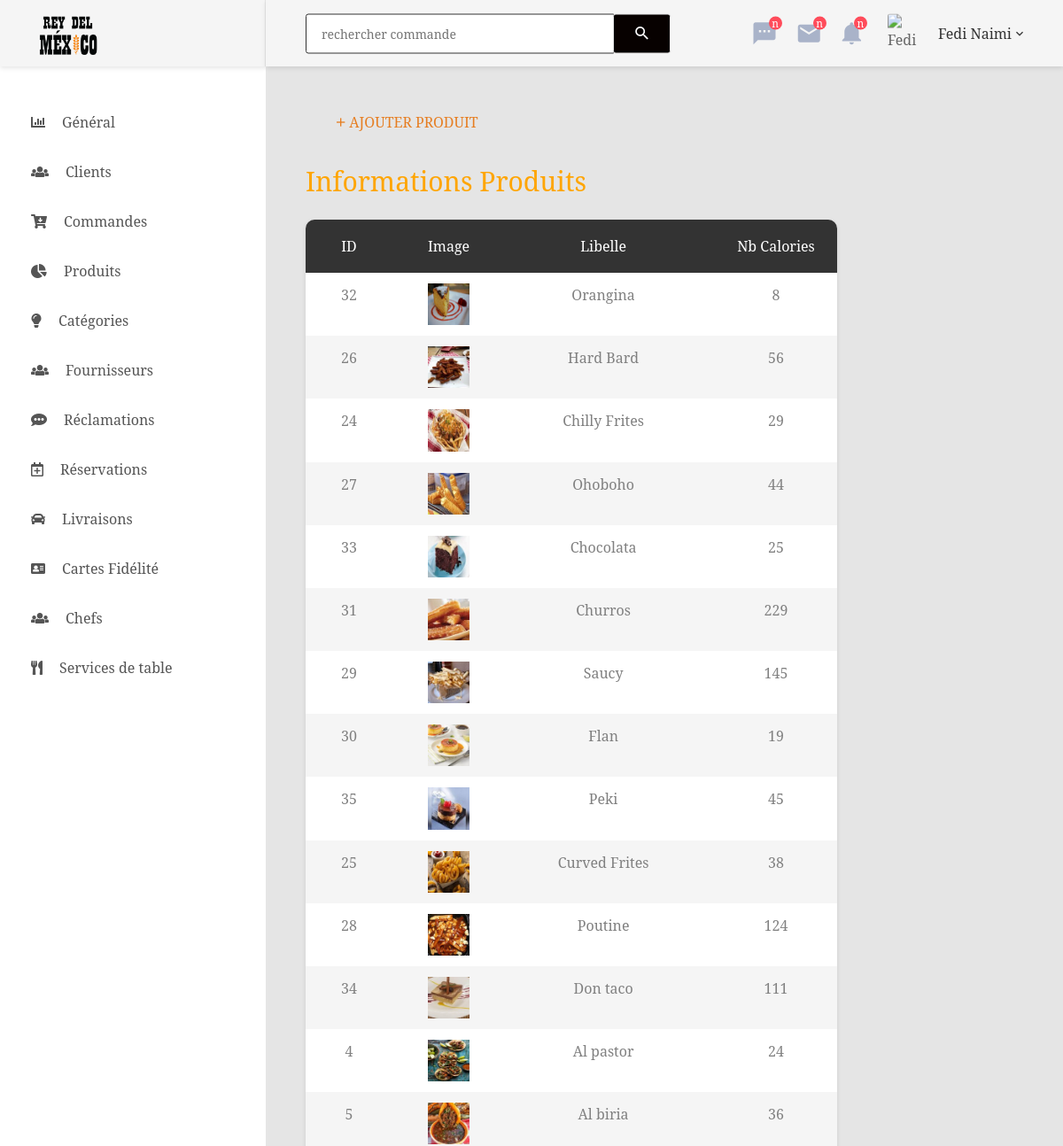
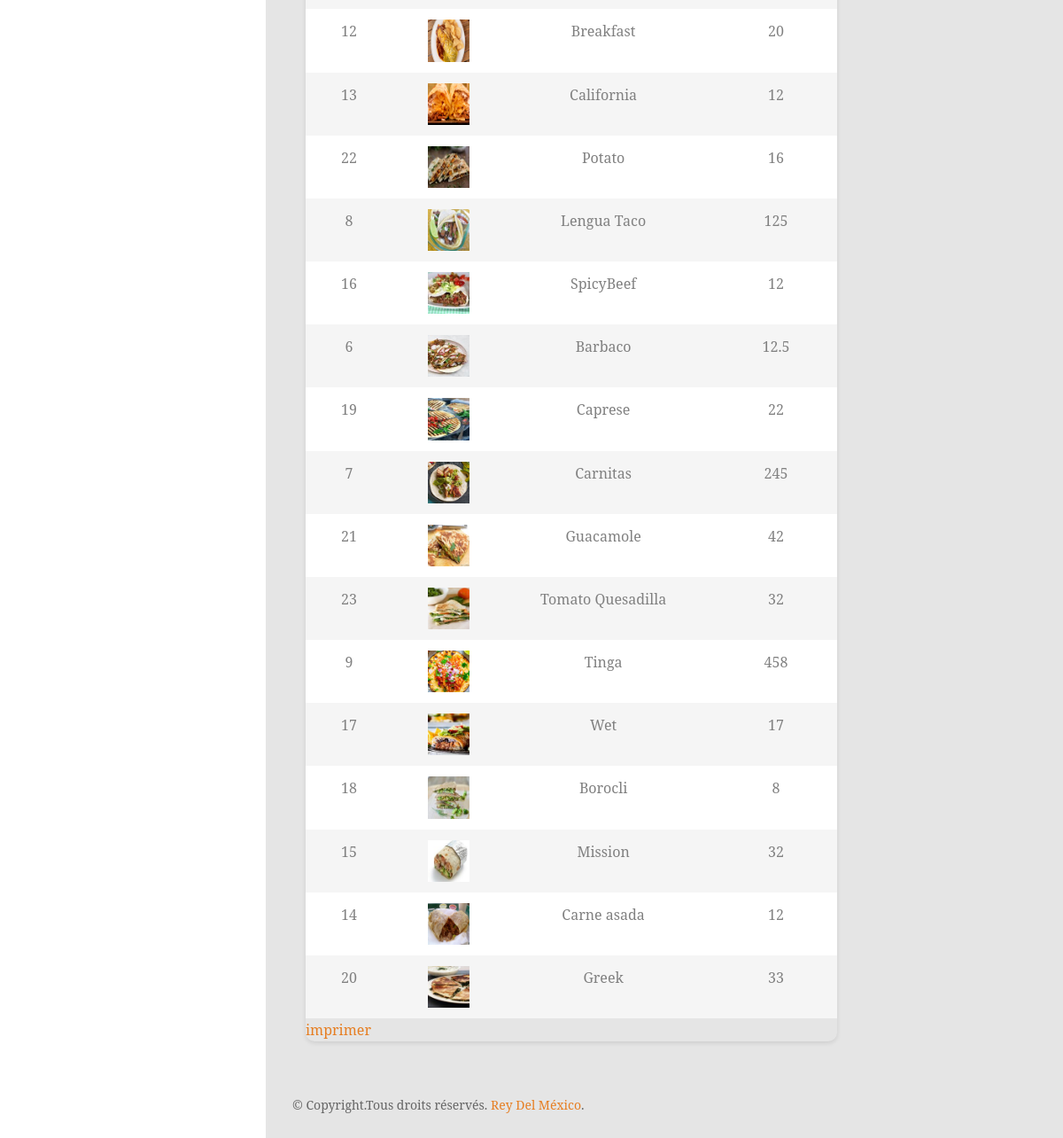
/view/back/showProduit.php, run on the app's committed database (2 pictures, top to bottom).
### tables this page shows
CREATE TABLE `produit` (
  `id` int(11) NOT NULL,
  `libelle` varchar(50) NOT NULL,
  `nb_calories` float NOT NULL,
  `prix` float NOT NULL,
  `description` varchar(500) NOT NULL,
  `categorie` int(11) NOT NULL,
  `fournisseur` int(11) NOT NULL,
  `img` varchar(500) NOT NULL
);

### controller/produitC.php (called while the page is built, shortened)
<?php
class produitC{
    function afficherProduit()
    {
      $sql = " SELECT * FROM produit ORDER BY prix ASC";
      $db = config::getConnexion();
      try {
        $liste= $db->query($sql);
        return $liste;
      } catch(Exception $e) {
          die('Erreur: ' .$e->getMessage());
      }
    }
	}

### view/back/showProduit.php (the view, shortened to what this page needs)
<?PHP
	include "../../controller/produitC.php";
	$produitC = new produitC();
	$listepproduit= $produitC->afficherProduit();
?>
<!DOCTYPE html>
<html lang="en">
<head>
	<link href="css/font-face.css" rel="stylesheet" media="all">
	<link href="vendor/font-awesome-4.7/css/font-awesome.min.css" rel="stylesheet" media="all">
	<link href="vendor/font-awesome-5/css/fontawesome-all.min.css" rel="stylesheet" media="all">
	<link href="vendor/mdi-font/css/material-design-iconic-font.min.css" rel="stylesheet" media="all">
	<link href="vendor/bootstrap-4.1/bootstrap.min.css" rel="stylesheet" media="all">
	<link href="vendor/animsition/animsition.min.css" rel="stylesheet" media="all">
	<link href="vendor/bootstrap-progressbar/bootstrap-progressbar-3.3.4.min.css" rel="stylesheet" media="all">
	<link href="vendor/wow/animate.css" rel="stylesheet" media="all">
	<link href="vendor/css-hamburgers/hamburgers.min.css" rel="stylesheet" media="all">
	<link href="vendor/slick/slick.css" rel="stylesheet" media="all">
	<link href="vendor/select2/select2.min.css" rel="stylesheet" media="all">
	<link href="vendor/perfect-scrollbar/perfect-scrollbar.css" rel="stylesheet" media="all">
	<link href="css/theme.css" rel="stylesheet" media="all">
</head>
<body class="animsition">
    <div class="page-wrapper">
        <aside class="menu-sidebar d-none d-lg-block">
            <div class="logo">
                <a href="#">
                    <img src="images/icon/logo.png" alt="Cool Admin" />
                </a>
            </div>
            <div class="menu-sidebar__content js-scrollbar1">
                <nav class="navbar-sidebar">
                    <ul class="list-unstyled navbar__list">
                        <li class="has-sub">
                            <a class="js-arrow" href="index.html">
                                <i class="fa fa-bar-chart"></i>Général</a>
                        </li>
                        <li>
                            <a href="showClientlient.php">
                                <i class="fas fa-users"></i>Clients</a>
                        </li>
                        <li>
                            <a href="commande.php">
                                <i class="fas fa-cart-arrow-down"></i>Commandes</a>
                        </li>
                        <li>
                            <a href="showProduit.php">
                                <i class="fa fa-pie-chart"></i>Produits</a>
                        </li>
                        <li>
                            <a href="showCategorie.php">
                                <i class="fa fa-lightbulb-o"></i>Catégories</a>
                        </li>
                        <li>
                            <a href="showFournisseur.php">
                                <i class="fas fa-users"></i>Fournisseurs</a>
                        </li>
                        <li>
                            <a href="showReclamation.php">
                                <i class="fas fa-comment-alt"></i>Réclamations</a>
                        </li>
                        <li>
                            <a href="showReservation.php">
                                <i class="far fa-calendar-plus"></i>Réservations</a>
                        </li>
                        <li>
                            <a href="showLivraison.php">
                                <i class="fa fa-automobile" ></i>Livraisons</a>
                        </li>
                        <li>
                            <a href="showCarteFidelite.php">
                                <i class="fa fa-address-card"></i>Cartes Fidélité</a>
                        </li>
                        <li>
                            <a href="showChef.php">
                                <i class="fas fa-users"></i>Chefs</a>
                        </li>
                        <li>
                            <a href="showService.php">
                                <i class="	fas fa-utensils"></i>Services de table</a>
                        </li>
                        <li>
                            <a href="showLocal.php">
                                <i class="fas fa-map-marker-alt"></i>Locaux</a>
                        </li>
                            </ul>
                </nav>
            </div>
        </aside>
		<div class="page-container">
			<header class="header-desktop">
				<div class="section__content section__content--p30">
					<div class="container-fluid">
						<div class="header-wrap">
							<form class="form-header" action="" method="POST">
                            <input class="au-input au-input--xl" type="text" id="myInput" onkeyup="myFunction()" placeholder="rechercher commande" title="type in a name" />
								<button class="au-btn--submit" type="submit">
									<i class="zmdi zmdi-search"></i>
								</button>
							</form>
							<div class="header-button">
                                <div class="noti-wrap">
                                    <div class="noti__item js-item-menu">
                                        <i class="zmdi zmdi-comment-more"></i>
                                        <span class="quantity">n</span>
                                    </div>
                                    <div class="noti__item js-item-menu">
                                        <i class="zmdi zmdi-email"></i>
                                        <span class="quantity">n</span>
                                    </div>
                                    <div class="noti__item js-item-menu">
                                        <i class="zmdi zmdi-notifications"></i>
                                        <span class="quantity">n</span>
                                    </div>
                                </div>
                                <div class="account-wrap">
                                    <div class="account-item clearfix js-item-menu">
                                        <div class="image">
                                            <img src="images/icon/avatar-01.jpg" alt="Fedi Naimi" />
                                        </div>
                                        <div class="content">
                                            <a class="js-acc-btn" href="#">fedi naimi</a>
                                        </div>
                                    </div>
                                </div>
                            </div>
                        </div>
                    </div>
                </div>
            </header>
			<div class="main-content">
				<div class="section__content section__content--p30">
					<div class="container-fluid">
						<div class="row">
                            <div class="col-md-12">
                                <div class="overview-wrap">
                                    <button class="au-btn au-btn-icon au-btn--blue">
                                        <a href="addProduit.php">  <i class="zmdi zmdi-plus text-center"></i>Ajouter Produit </a></button>
                                </div>
                            </div>
                        </div>
						<div class="row">
                            <div class="col-lg-9">
								<br>
                                <h2 class="title-1 m-b-25">Informations Produits</h2>
                                <div class="table-responsive table--no-card m-b-40">
                                    <table id="dataTable" class="table table-borderless table-striped table-earning" >
			<tr>
                                        <thead>
                                            <tr>
                                                <th class="text-center">ID</th>
                                                <th class="text-center">Image</th>
                                                <th class="text-center">Libelle</th>
                                                <th class="text-center">Nb Calories</th>
                                            </tr>
                                        </thead>
                                        <tbody>
                                        <?PHP
foreach($listepproduit as $produit){
?>
<tr>
<td class="text-center"><?PHP echo $produit['id']; ?></td>
<td><img src="../front/assets/img/menu/<?php echo $produit["img"]; ?>" length="25" height="25" alt="image produit "/></td>
<td class="text-center"><?PHP echo $produit['libelle']; ?></td>
<td class="text-center"><?PHP echo $produit['nb_calories']; ?></td>
</tr>
<?PHP
}
?>
                                        </tbody>
                                    </table>
                                    <a href="imprimerProduit.php?id=<?PHP echo $produit['id']; ?>">
 <i class="zmdi zmdi"></i>imprimer</button>
  </a>
                                </div>
                            </div>
						<div class="row">
								<div class="col-md-12">
										<div class="copyright">
												<p>&copy; Copyright.Tous droits réservés. <a href="1.html">Rey Del México</a>.</p>
										</div>
								</div>
						</div>
					</div>
				</div>
			</div>
		</div>
	</div>
</body>
</html>

### data on the page
produit: id "32", img (picture), libelle "Orangina", nb_calories "8"
produit: id "26", img (picture), libelle "Hard Bard", nb_calories "56"
produit: id "24", img (picture), libelle "Chilly Frites", nb_calories "29"
produit: id "27", img (picture), libelle "Ohoboho", nb_calories "44"
produit: id "33", img (picture), libelle "Chocolata", nb_calories "25"
produit: id "31", img (picture), libelle "Churros", nb_calories "229"
produit: id "29", img (picture), libelle "Saucy", nb_calories "145"
produit: id "30", img (picture), libelle "Flan", nb_calories "19"
produit: id "35", img (picture), libelle "Peki", nb_calories "45"
produit: id "25", img (picture), libelle "Curved Frites", nb_calories "38"
produit: id "28", img (picture), libelle "Poutine", nb_calories "124"
produit: id "34", img (picture), libelle "Don taco", nb_calories "111"
produit: id "4", img (picture), libelle "Al pastor", nb_calories "24"
produit: id "5", img (picture), libelle "Al biria", nb_calories "36"
produit: id "12", img (picture), libelle "Breakfast", nb_calories "20"
produit: id "13", img (picture), libelle "California", nb_calories "12"
produit: id "22", img (picture), libelle "Potato", nb_calories "16"
produit: id "8", img (picture), libelle "Lengua Taco", nb_calories "125"
produit: id "16", img (picture), libelle "SpicyBeef", nb_calories "12"
produit: id "6", img (picture), libelle "Barbaco", nb_calories "12.5"
produit: id "19", img (picture), libelle "Caprese", nb_calories "22"
produit: id "7", img (picture), libelle "Carnitas", nb_calories "245"
produit: id "21", img (picture), libelle "Guacamole", nb_calories "42"
produit: id "23", img (picture), libelle "Tomato Quesadilla", nb_calories "32"
produit: id "9", img (picture), libelle "Tinga", nb_calories "458"
produit: id "17", img (picture), libelle "Wet", nb_calories "17"
produit: id "18", img (picture), libelle "Borocli", nb_calories "8"
produit: id "15", img (picture), libelle "Mission", nb_calories "32"
produit: id "14", img (picture), libelle "Carne asada", nb_calories "12"
produit: id "20", img (picture), libelle "Greek", nb_calories "33"
